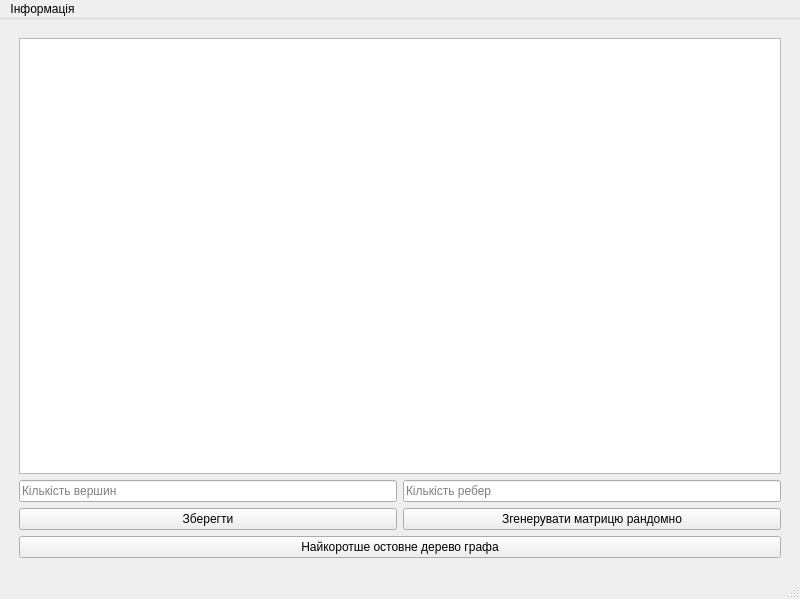
<?xml version="1.0" encoding="UTF-8"?>
<ui version="4.0">
 <class>MainWindow</class>
 <widget class="QMainWindow" name="MainWindow">
  <property name="geometry">
   <rect>
    <x>0</x>
    <y>0</y>
    <width>800</width>
    <height>599</height>
   </rect>
  </property>
  <property name="windowTitle">
   <string>MainWindow</string>
  </property>
  <widget class="QWidget" name="centralwidget">
   <layout class="QGridLayout" name="gridLayout_2">
    <item row="1" column="0">
     <layout class="QGridLayout" name="gridLayout">
      <property name="leftMargin">
       <number>10</number>
      </property>
      <property name="topMargin">
       <number>10</number>
      </property>
      <property name="rightMargin">
       <number>10</number>
      </property>
      <property name="bottomMargin">
       <number>10</number>
      </property>
      <item row="0" column="0">
       <widget class="QTableWidget" name="table">
        <property name="font">
         <font>
          <pointsize>18</pointsize>
         </font>
        </property>
       </widget>
      </item>
      <item row="1" column="0">
       <layout class="QGridLayout" name="gridLayout_3">
        <item row="1" column="1">
         <widget class="QLineEdit" name="enter_count_edge">
          <property name="placeholderText">
           <string>Кількість ребер</string>
          </property>
         </widget>
        </item>
        <item row="1" column="0">
         <widget class="QLineEdit" name="enter_count_node">
          <property name="styleSheet">
           <string notr="true">QLineEdit[text=\&quot;\&quot;]{ color:red; }</string>
          </property>
          <property name="placeholderText">
           <string>Кількість вершин</string>
          </property>
         </widget>
        </item>
       </layout>
      </item>
      <item row="3" column="0">
       <layout class="QHBoxLayout" name="horizontalLayout">
        <item>
         <widget class="QPushButton" name="save">
          <property name="text">
           <string>Зберегти</string>
          </property>
         </widget>
        </item>
        <item>
         <widget class="QPushButton" name="generate_random_button">
          <property name="text">
           <string>Згенерувати матрицю рандомно</string>
          </property>
         </widget>
        </item>
       </layout>
      </item>
      <item row="5" column="0">
       <widget class="QPushButton" name="show_tree">
        <property name="text">
         <string>Найкоротше остовне дерево графа</string>
        </property>
       </widget>
      </item>
     </layout>
    </item>
   </layout>
  </widget>
  <widget class="QMenuBar" name="menubar">
   <property name="geometry">
    <rect>
     <x>0</x>
     <y>0</y>
     <width>800</width>
     <height>22</height>
    </rect>
   </property>
   <widget class="QMenu" name="menu">
    <property name="title">
     <string>Інформація</string>
    </property>
    <addaction name="info"/>
   </widget>
   <addaction name="menu"/>
  </widget>
  <widget class="QStatusBar" name="statusbar"/>
  <action name="info">
   <property name="text">
    <string>Про студента</string>
   </property>
  </action>
 </widget>
 <resources/>
 <connections/>
</ui>
